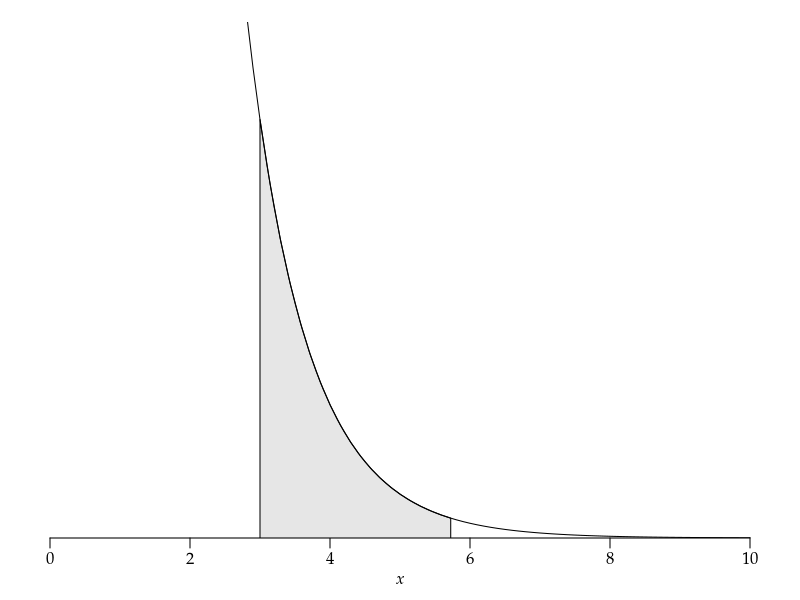

Here is the R script that generated this plot: (Note: this script raises an error after producing the figure.)
args = commandArgs()
basename = sub(".R$", "", sub("^--file=(.*/)?", "", args[grep("^--file=", args)]))
if (length(basename) != 0)
    pdf(file=paste0(basename, "_tmp.pdf"), colormodel="gray", width=4, height=2.5)
par(family="Palatino")
par(mgp=c(1.5,0.5,0)) # title and axis margins. default: c(3,1,0)
par(mar=c(3,1,1,1)+0.1) # bottom, left, top, right margins. default: c(5,4,4,2)+0.1
plot(NULL, xlim=c(0,10), ylim=c(0,0.02),
     xlab=expression(italic(x)), ylab="", yaxs="i", axes=FALSE)
axis(1)
q = qgamma(pgamma(3, 0.5, lower.tail=FALSE) * 0.05, 0.5, lower.tail=FALSE)
x = seq(3, q, length.out=20)
y = sapply(x, function(x) dgamma(x,0.5))
polygon(c(x,x[length(x)],x[1]), c(y,0,0), col=gray(0.9))
curve(dgamma(x,0.5), add=TRUE)
# segments(0, 0, 0, 0.5)
dev.off()
embedFonts(paste0(basename, "_tmp.pdf"), outfile=paste0(basename, ".pdf"),
           options="-c \"<</NeverEmbed []>> setdistillerparams\" -f ")
